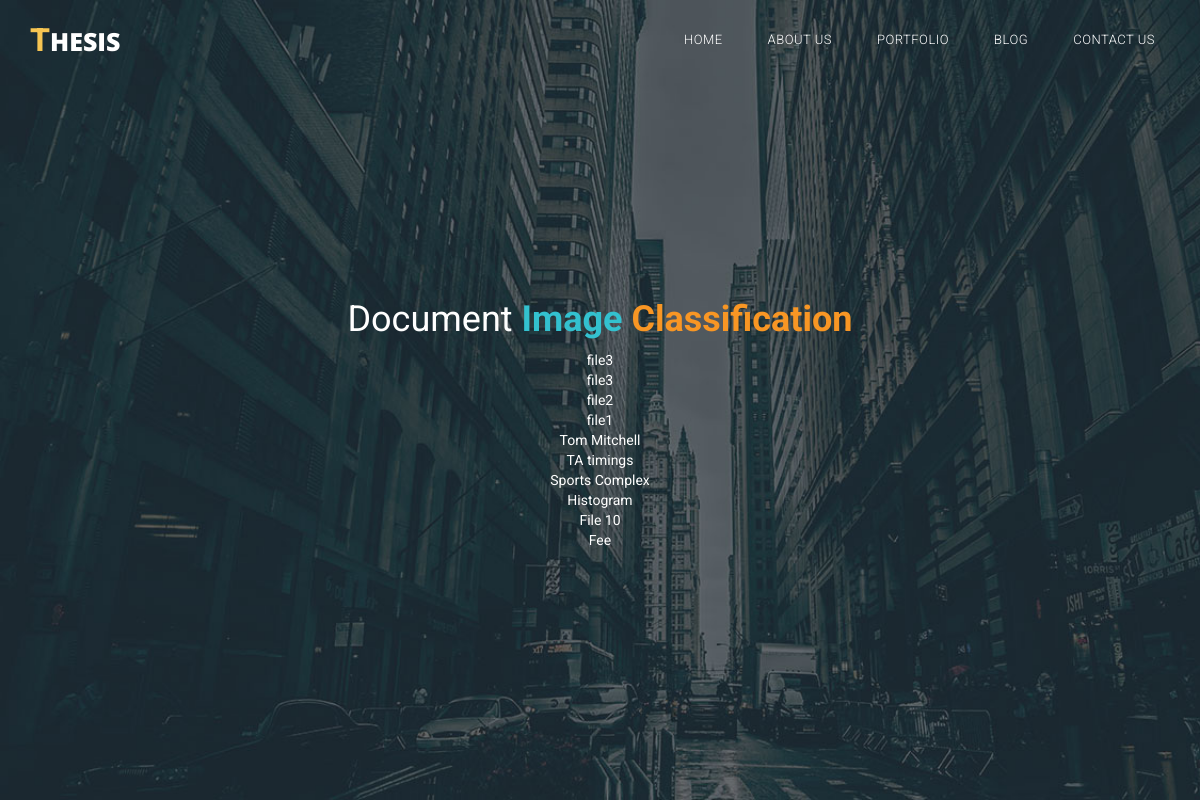
/FileSaverApp/list/, run on an earlier commit of the app's database.
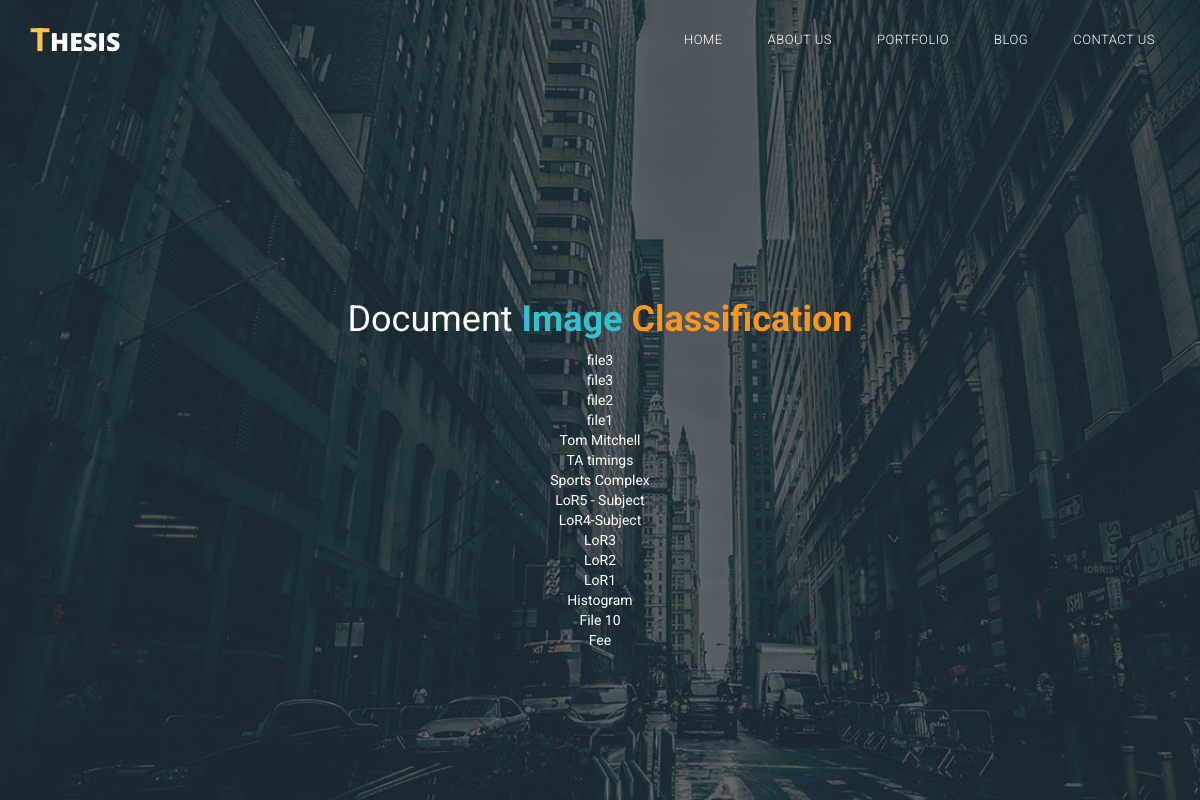
And on a later commit of the database.
### FileSaverApp/models.py (models this page shows, shortened)
class Document(models.Model):
    document_name = models.CharField(max_length=200)
    document_category = models.ForeignKey(DocumentCategory, on_delete=models.CASCADE)
    file = models.FileField(upload_to=get_directory_path)
    document_text = models.CharField(max_length=2000, default='', blank=True)

### FileSaverApp/views.py (the view)
def listFiles(request):
    documents_list = Document.objects.order_by('-document_name')
    context = {
        'documents_list': documents_list,
    }
    return render(request, 'FileSaverApp/list.html', context)

### FileSaverApp/templates/FileSaverApp/list.html (shortened to what this page needs)
<!DOCTYPE html>
<html lang="en">
<head>
        {% load static %}
        <link rel="stylesheet" type="text/css" href="{% static 'tinker/css/bootstrap.min.css' %}" />
        <link rel="stylesheet" type="text/css" href="{% static 'tinker/css/bootstrap-theme.min.css' %}" />
        <link rel="stylesheet" type="text/css" href="{% static 'tinker/css/fontAwesome.css' %}" />
        <link rel="stylesheet" type="text/css" href="{% static 'tinker/css/hero-slider.css' %}" />
        <link rel="stylesheet" type="text/css" href="{% static 'tinker/css/owl-carousel.css' %}" />
        <link rel="stylesheet" type="text/css" href="{% static 'tinker/css/templatemo-style.css' %}" />
        <link rel="stylesheet" type="text/css" href="{% static 'tinker/css/lightbox.css' %}" />
        <link rel="stylesheet" type="text/css" href="{% static 'tinker/css/detailsPage.css' %}" />
</head>
    <div class="header">
        <div class="container">
            <nav class="navbar navbar-inverse" role="navigation">
                <div class="navbar-header">
                    <a href="{% url 'FileSaverApp:index' %}"  class="navbar-brand scroll-top"><em>T</em>hesis</a>
                </div>
                <div id="main-nav" class="collapse navbar-collapse">
                    <ul class="nav navbar-nav">
                        <li><a href="{% url 'FileSaverApp:index' %}"  class="scroll-top">Home</a></li>
                        <li><a href="#" class="scroll-link" data-id="about">About Us</a></li>
                        <li><a href="#" class="scroll-link" data-id="portfolio">Portfolio</a></li>
                        <li><a href="#" class="scroll-link" data-id="blog">Blog</a></li>
                        <li><a href="#" class="scroll-link" data-id="contact-us">Contact Us</a></li>
                    </ul>
                </div>
            </nav>
        </div>
    </div>
    <div class="parallax-content baner-content" id="home">
        <div class="container">
            <div class="text-content">
                <h2>Document <span>Image</span> <em>Classification</em></h2>
                <div class="document-list">
                    {% if documents_list %}
                        <ul>
                        {% for doc in documents_list %}
                            <a class ="document-list" href="{% url 'FileSaverApp:detail' doc.id %}">{{ doc.document_name }}</a>
                            <br/>
                        {% endfor %}
                        </ul>
                    {% else %}
                        No documents available.
                    {% endif %}
                </div>
            </div>
        </div>
    </div>
<body>
</body>
</html>

What changed in the data, as far as the page shows it:
added Document: document_name "LoR5 - Subject"
added Document: document_name "LoR4-Subject"
added Document: document_name "LoR3"
added Document: document_name "LoR2"
added Document: document_name "LoR1"
